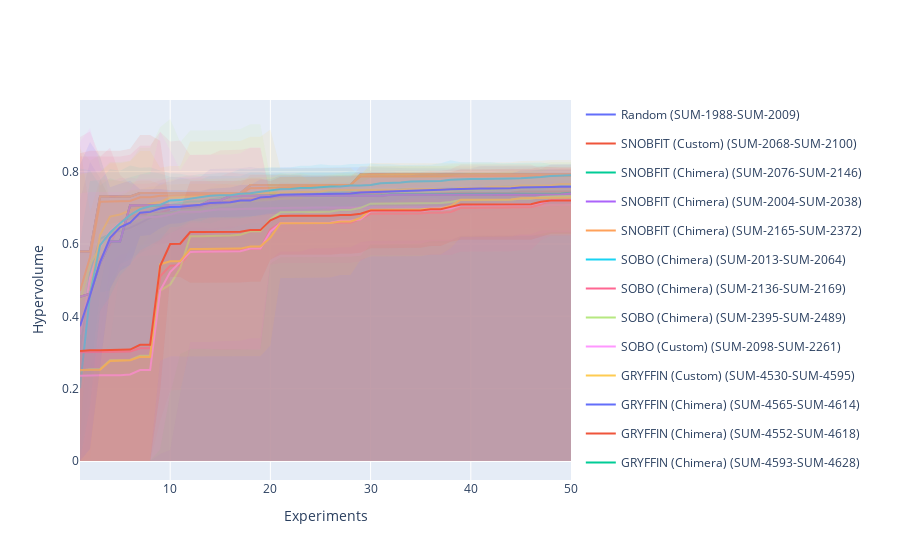

Notebook code for this chart:
### Markdown cell above
Let's make an interactive plot of the hypervolume trajectories, for exploration sake.

### Code cell
fig = results.plot_hv_trajectories(min_terminal_hv_avg=0.5, 
                                   include_experiment_ids=True,plot_type='plotly')
